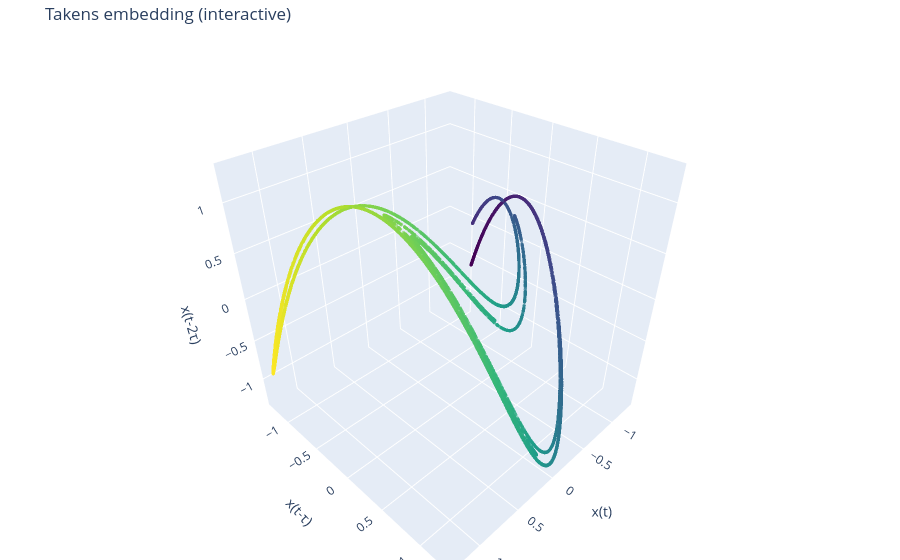

Here is the notebook cell this chart was saved with:
### Markdown cell above
# Henon maps

### Code cell
# Takens embedding example on the Hénon map

def henon_map(n=12000, a=1.4, b=0.3, x0=0.1, y0=0.0):
    x = np.empty(n)
    y = np.empty(n)
    x[0], y[0] = x0, y0
    for i in range(n - 1):
        x[i + 1] = 1 - a * x[i] ** 2 + y[i]
        y[i + 1] = b * x[i]
    return x, y

# Generate data and remove transient
x_henon, y_henon = henon_map()
burn = 2000
ts_henon = x_henon[burn:]

# Choose delay from AMI (first local minimum; fallback to argmin on early lags)
max_lag_henon = 2
ami_henon = average_mutual_information(ts_henon, max_lag=max_lag_henon, bins=32)
d_ami_h = np.diff(ami_henon)
mins_h = np.where((d_ami_h[:-1] < 0) & (d_ami_h[1:] > 0))[0] + 1
tau_henon = int(mins_h[0] + 1) if len(mins_h) else int(np.argmin(ami_henon[:20]) + 1)

# Choose embedding dimension from FNN
max_dim_henon = 50
#max_dim_henon = 2
fnn_henon = false_nearest_neighbors(ts_henon, tau=tau_henon, max_dim=max_dim_henon, R_tol=10.0)
idx_m = np.where(fnn_henon < 1.0)[0]
m_henon = int(idx_m[0] + 1) if len(idx_m) else 3

# Build embeddings
Y2_henon = delay_embedding(ts_henon, tau=tau_henon, m=2)
Y3_henon = delay_embedding(ts_henon, tau=tau_henon, m=3)

print(f"Hénon Takens parameters: tau={tau_henon}, suggested m={m_henon}")
print("FNN (%):", np.round(fnn_henon, 3))

# Plots
fig = plt.figure(figsize=(12, 8))

ax1 = fig.add_subplot(2, 2, 1)
ax1.scatter(x_henon[burn:], y_henon[burn:], s=1, alpha=0.5)
ax1.set_title("Original Hénon attractor (x,y)")
ax1.set_xlabel("x_n")
ax1.set_ylabel("y_n")

ax2 = fig.add_subplot(2, 2, 2)
ax2.plot(np.arange(1, max_lag_henon), ami_henon, lw=1.5)
ax2.axvline(tau_henon, color="r", linestyle="--", label=f"tau={tau_henon}")
ax2.set_title("AMI for Hénon x_n")
ax2.set_xlabel("lag")
ax2.set_ylabel("AMI")
ax2.legend()

ax3 = fig.add_subplot(2, 2, 3)
ax3.plot(np.arange(1, max_dim_henon), fnn_henon, marker="o")
ax3.axhline(1.0, color="gray", linestyle=":")
ax3.set_title("FNN curve")
ax3.set_xlabel("embedding dimension m")
ax3.set_ylabel("% FNN")
ax3.grid(True, alpha=0.3)

ax4 = fig.add_subplot(2, 2, 4)
ax4.scatter(Y2_henon[:, 0], Y2_henon[:, 1], s=1, alpha=0.5)
ax4.set_title(f"Takens reconstruction (2D), tau={tau_henon}")
ax4.set_xlabel("x(t)")
ax4.set_ylabel(f"x(t+{tau_henon})")

plt.tight_layout()
plt.show()


fig = go.Figure(
    data=[
        go.Scatter3d(
            x=Y3_henon[:, 0],
            y=Y3_henon[:, 1],
            z=Y3_henon[:, 2],
            mode="markers",
            marker=dict(
                size=2,
                color=Y3_henon[:, 0],  # optional coloring
                colorscale="Viridis",
                opacity=0.6,
            ),
        )
    ]
)

fig.update_layout(
    scene=dict(
        xaxis_title='x(t)',
        yaxis_title='x(t-τ)',
        zaxis_title='x(t-2τ)'
    ),
    title='Takens embedding (interactive)',
    margin=dict(l=0, r=0, b=0, t=40)
)

fig.show()

### Figure 1 — Plotly figure (JSON) as saved in the notebook; plotly's stock layout.template omitted (floating-point values rounded to 4 significant figures; data arrays with more than 128 entries replaced by an {"elided": "..."} marker saying what was removed)
{"data": [{"marker": {"color": {"elided": "9998 float values"}, "colorscale": [[0, "#440154"], [0.1111, "#482878"], [0.2222, "#3e4989"], [0.3333, "#31688e"], [0.4444, "#26828e"], [0.5556, "#1f9e89"], [0.6667, "#35b779"], [0.7778, "#6ece58"], [0.8889, "#b5de2b"], [1, "#fde725"]], "opacity": 0.6, "size": 2}, "mode": "markers", "type": "scatter3d", "x": {"elided": "9998 float values"}, "y": {"elided": "9998 float values"}, "z": {"elided": "9998 float values"}}], "layout": {"margin": {"b": 0, "l": 0, "r": 0, "t": 40}, "scene": {"xaxis": {"title": {"text": "x(t)"}}, "yaxis": {"title": {"text": "x(t-τ)"}}, "zaxis": {"title": {"text": "x(t-2τ)"}}}, "title": {"text": "Takens embedding (interactive)"}}}
